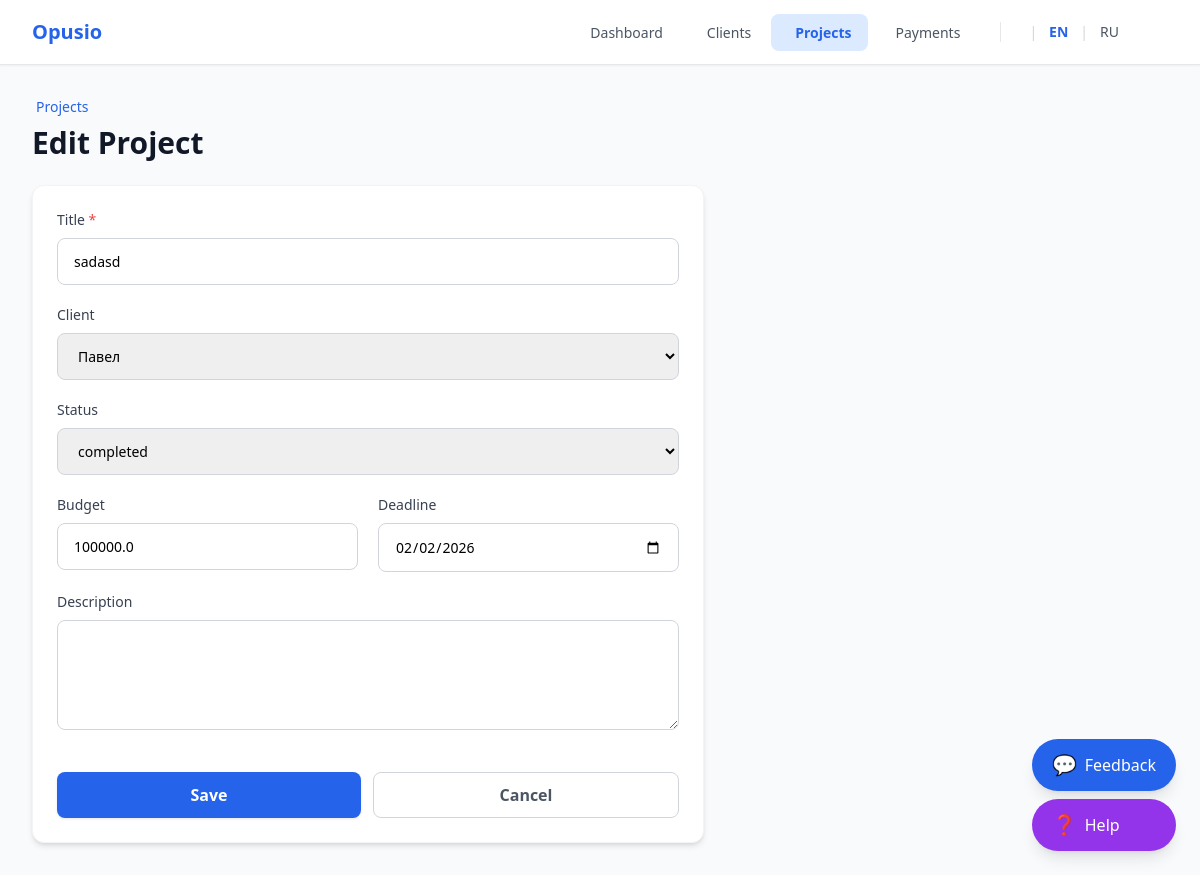
The app's page /projects/edit/1 (signed in) with its own data.
### tables this page shows
CREATE TABLE projects (
        id INTEGER PRIMARY KEY,
        user_id INTEGER NOT NULL,
        client_id INTEGER,
        title TEXT NOT NULL,
        status TEXT CHECK(status IN ('discussion','in_progress','paused','completed')) DEFAULT 'discussion',
        budget REAL,
        deadline DATE,
        description TEXT,
        FOREIGN KEY(user_id) REFERENCES users(id) ON DELETE CASCADE,
        FOREIGN KEY(client_id) REFERENCES clients(id) ON DELETE SET NULL
    );

CREATE TABLE clients (
        id INTEGER PRIMARY KEY,
        user_id INTEGER NOT NULL,
        name TEXT NOT NULL,
        email TEXT,
        contact TEXT,
        status TEXT CHECK(status IN ('active','cold','archived')) DEFAULT 'active',
        last_contact DATE,
        notes TEXT,
        FOREIGN KEY(user_id) REFERENCES users(id) ON DELETE CASCADE
    );

### app.py (the view, shortened to what this page needs)
@app.route('/projects/edit/<int:project_id>', methods=['GET', 'POST'])
@login_required
def projects_edit(project_id):
    try:
        db = get_db()
        cur = db.cursor()
        cur.execute('''
            SELECT id, user_id, client_id, title, status, budget, deadline, description
            FROM projects WHERE id = ? AND user_id = ?
        ''', (project_id, current_user.id))
        proj = cur.fetchone()
    except sqlite3.Error as e:
        flash(f"{t('db_error')}: {e}")
        proj = None
    if not proj:
        abort(404)
    clients_list = get_user_clients()
    return render_template('projects_edit.html', project=proj, clients=clients_list)

### app.py (called while the page is built)
@login_manager.user_loader
def load_user(user_id):
    try:
        conn = sqlite3.connect(DB_PATH, check_same_thread=False)
        cur = conn.cursor()
        cur.execute('SELECT id, name, email FROM users WHERE id = ?', (user_id,))
        row = cur.fetchone()
        conn.close()
        if row:
            return User(row[0], row[1], row[2])
    except sqlite3.Error:
        return None
    return None

def get_db():
    if 'db' not in g:
        g.db = sqlite3.connect(DB_PATH, check_same_thread=False)
        g.db.row_factory = sqlite3.Row
        g.db.execute('PRAGMA foreign_keys = ON')
    return g.db

def get_lang():
    return session.get('lang', 'en')

def t(key, **kwargs):
    return get_text(key, get_lang(), **kwargs)

@app.context_processor
def inject_translations():
    return {'t': t, 'lang': get_lang()}

def get_user_clients():
    db = get_db()
    cur = db.cursor()
    cur.execute('SELECT id, name FROM clients WHERE user_id = ? ORDER BY name', (current_user.id,))
    return cur.fetchall()

### translations.py (called while the page is built)
def get_text(key, lang='en', **kwargs):
    text = TRANSLATIONS.get(lang, TRANSLATIONS['en']).get(key, key)
    if kwargs:
        text = text.format(**kwargs)
    return text

### templates/projects_edit.html (shortened to what this page needs)
{% extends 'base.html' %}
{% block content %}
  <div class="mb-6">
    <a href="/projects" class="text-blue-600 hover:text-blue-700 text-sm font-medium flex items-center gap-1 mb-2">
      <span>{{ t('projects') }}</span>
    </a>
    <h1 class="text-3xl font-bold text-gray-900">{{ t('edit_project') }}</h1>
  </div>
  <div class="bg-white rounded-xl shadow-md border border-gray-100 p-6 max-w-2xl">
    <form method="post" class="space-y-5">
      <div>
        <label for="title" class="block text-sm font-medium text-gray-700 mb-2">
          {{ t('title') }} <span class="text-red-500">*</span>
        </label>
        <input
          type="text"
          id="title"
          name="title"
          required
          value="{{ project['title'] }}"
          class="input-field"
        >
      </div>
      <div>
        <label for="client_id" class="block text-sm font-medium text-gray-700 mb-2">
          {{ t('client') }}
        </label>
        <select id="client_id" name="client_id" class="input-field">
          {% for client in clients %}
            <option value="{{ client['id'] }}" {% if client['id'] == project['client_id'] %}selected{% endif %}>
              {{ client['name'] }}
            </option>
          {% endfor %}
        </select>
      </div>
      <div>
        <label for="status" class="block text-sm font-medium text-gray-700 mb-2">
          {{ t('status') }}
        </label>
        <select id="status" name="status" class="input-field">
          <option value="completed" {% if project['status'] == 'completed' %}selected{% endif %}>{{ t('completed') }}</option>
        </select>
      </div>
      <div class="grid grid-cols-1 sm:grid-cols-2 gap-5">
        <div>
          <label for="budget" class="block text-sm font-medium text-gray-700 mb-2">
            {{ t('budget') }}
          </label>
          <input
            type="number"
            id="budget"
            name="budget"
            step="0.01"
            value="{{ project['budget'] or '' }}"
            class="input-field"
          >
        </div>
        <div>
          <label for="deadline" class="block text-sm font-medium text-gray-700 mb-2">
            {{ t('deadline') }}
          </label>
          <input
            type="date"
            id="deadline"
            name="deadline"
            value="{{ project['deadline'] or '' }}"
            class="input-field"
          >
        </div>
      </div>
      <div>
        <label for="description" class="block text-sm font-medium text-gray-700 mb-2">
          {{ t('description') }}
        </label>
        <textarea
          id="description"
          name="description"
          rows="4"
          class="input-field"
        >{{ project['description'] or '' }}</textarea>
      </div>
      <div class="flex gap-3 pt-4">
        <button type="submit" class="btn-primary flex-1">
          {{ t('save') }}
        </button>
        <a href="/projects" class="btn-secondary flex-1 text-center">
          {{ t('cancel') }}
        </a>
      </div>
    </form>
  </div>
{% endblock %}

### static/css/style.css (style rules this page uses)
.btn-primary { background-color: #2563eb; color: white; font-weight: 600; padding: 0.625rem 1.25rem; border-radius: 0.5rem; transition: all 0.2s; box-shadow: 0 1px 3px 0 rgba(0, 0, 0, 0.1); display: inline-flex; align-items: center; justify-content: center; gap: 0.5rem; }
.btn-secondary { background-color: white; color: #4b5563; font-weight: 600; padding: 0.625rem 1.25rem; border-radius: 0.5rem; border: 1px solid #d1d5db; transition: all 0.2s; display: inline-flex; align-items: center; justify-content: center; gap: 0.5rem; }
.input-field { width: 100%; padding: 0.75rem 1rem; border: 1px solid #d1d5db; border-radius: 0.5rem; font-size: 0.875rem; transition: all 0.2s; outline: none; }

### records on screen
projects: title "sadasd", client_id "Павел", status "completed", budget "100000.0", deadline "02/02/2026"

### other values on screen
{{ t('dashboard') }} "Dashboard"
{{ t('clients') }} "Clients"
{{ t('projects') }} "Projects"
{{ t('payments') }} "Payments"
{{ t('edit_project') }} "Edit Project"
{{ t('title') }} "Title"
{{ t('client') }} "Client"
{{ t('status') }} "Status"
{{ t('budget') }} "Budget"
{{ t('deadline') }} "Deadline"
{{ t('description') }} "Description"
{{ t('save') }} "Save"
{{ t('cancel') }} "Cancel"
